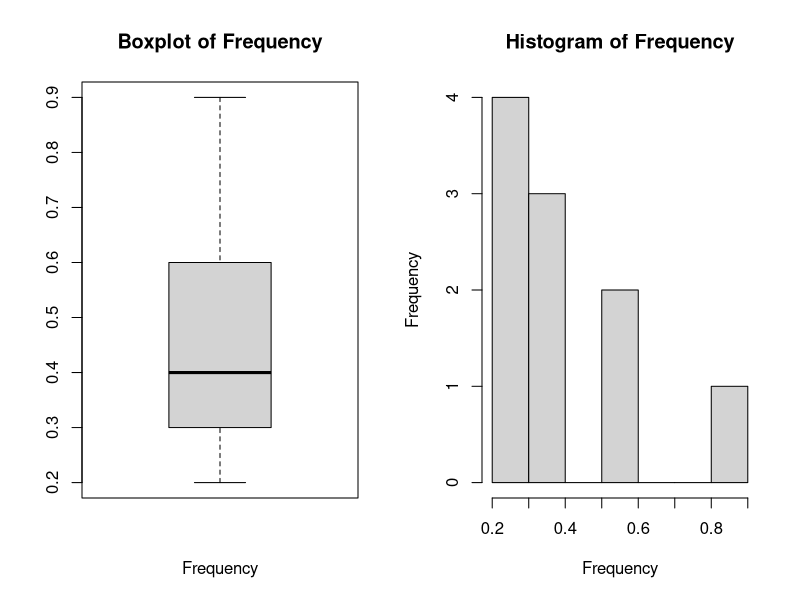
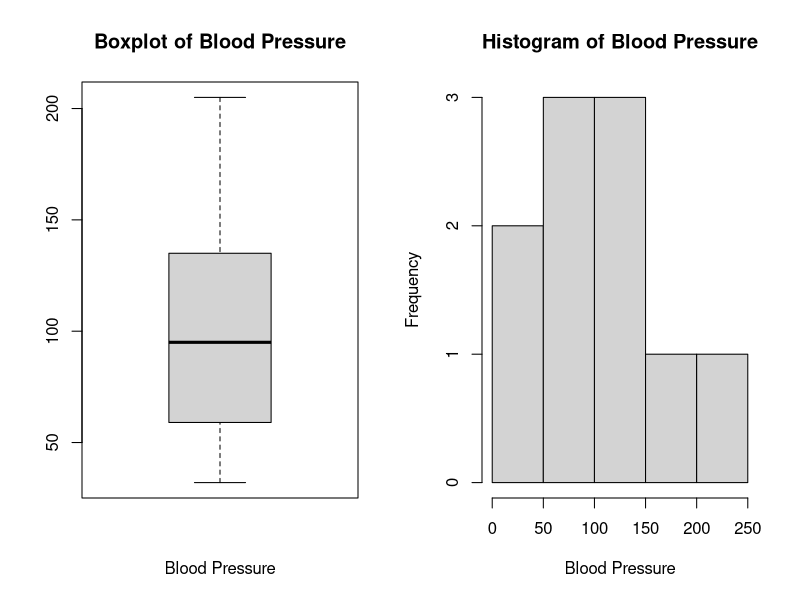
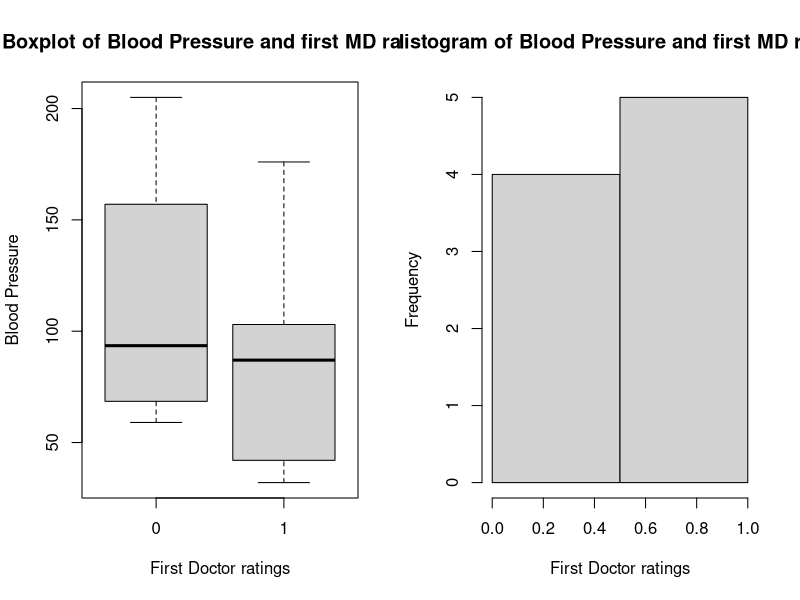
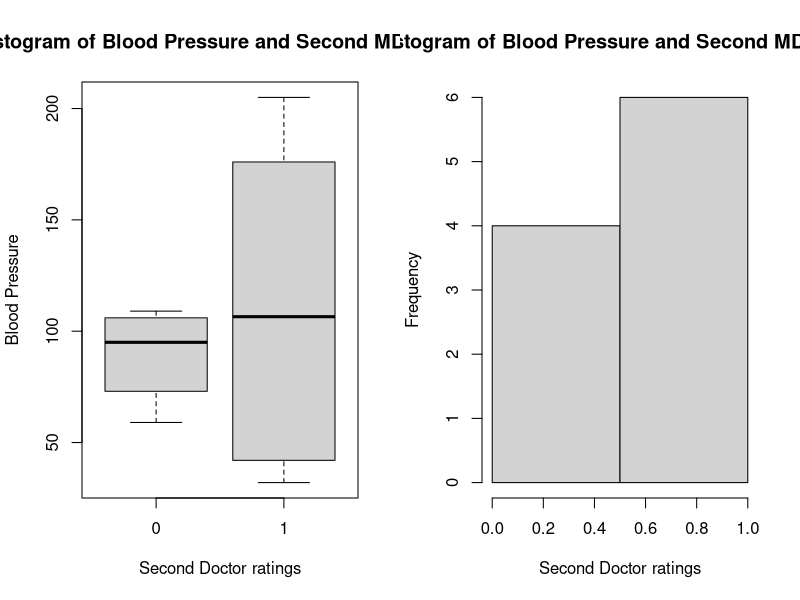
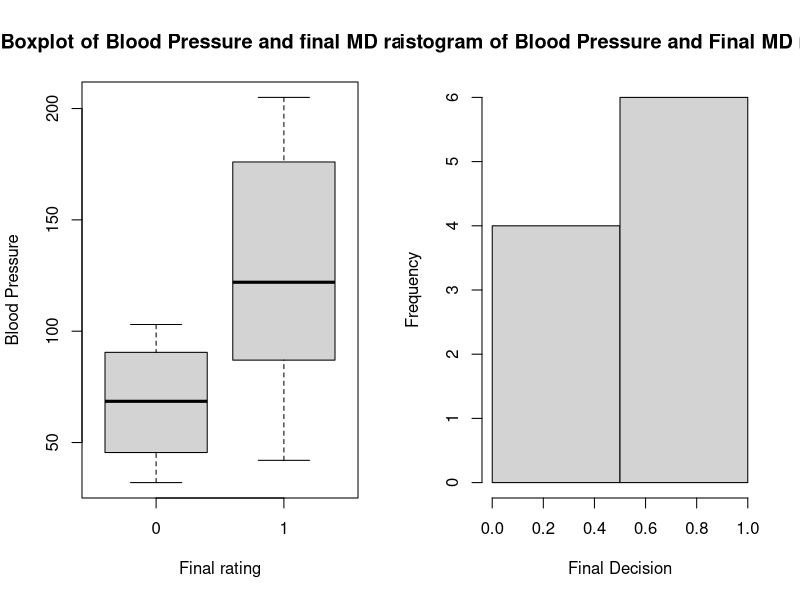

Source code (R) for these figures, in order:
Freq <- c(0.6,0.3,0.4,0.4,0.2,0.6,0.3,0.4,0.9,0.2)
BP <- c(103,87,32,42,59,109,78,205,135,176)
First <- c(1,1,1,1,0,0,0,0,NA,1)
Second <- c(0,0,1,1,0,0,1,1,1,1)
Finaldecision <-c(0,1,0,1,0,1,0,1,1,1)
Ass4 <- data.frame(Freq,BP,First,Second,Finaldecision)
Ass4


layout_matrix <- matrix(1:2, ncol=2)
layout_matrix
layout(layout_matrix)
boxplot(Ass4$Fre, xlab="Frequency", main='Boxplot of Frequency')
hist(Ass4$Freq, xlab = "Frequency", main='Histogram of Frequency')

boxplot(Ass4$BP, xlab="Blood Pressure", main='Boxplot of Blood Pressure' )
hist(Ass4$BP, xlab="Blood Pressure", main='Histogram of Blood Pressure' )

boxplot(Ass4$BP~Ass4$First, ylab="Blood Pressure", xlab= "First Doctor ratings", main='Boxplot of Blood Pressure and first MD rating' )
hist(Ass4$First, breaks=2,  xlab= "First Doctor ratings", main='Histogram of Blood Pressure and first MD rating')

boxplot(Ass4$BP~Ass4$Second, ylab="Blood Pressure", xlab= "Second Doctor ratings", main='Histogram of Blood Pressure and Second MD rating')
hist(Ass4$Second, breaks=2, xlab= "Second Doctor ratings", main='Histogram of Blood Pressure and Second MD rating')

boxplot(Ass4$BP~Ass4$Finaldecision, ylab="Blood Pressure", xlab= "Final rating", main='Boxplot of Blood Pressure and final MD rating')
hist(Ass4$Finaldecision, breaks=2, xlab= "Final Decision", main='Histogram of Blood Pressure and Final MD rating')
